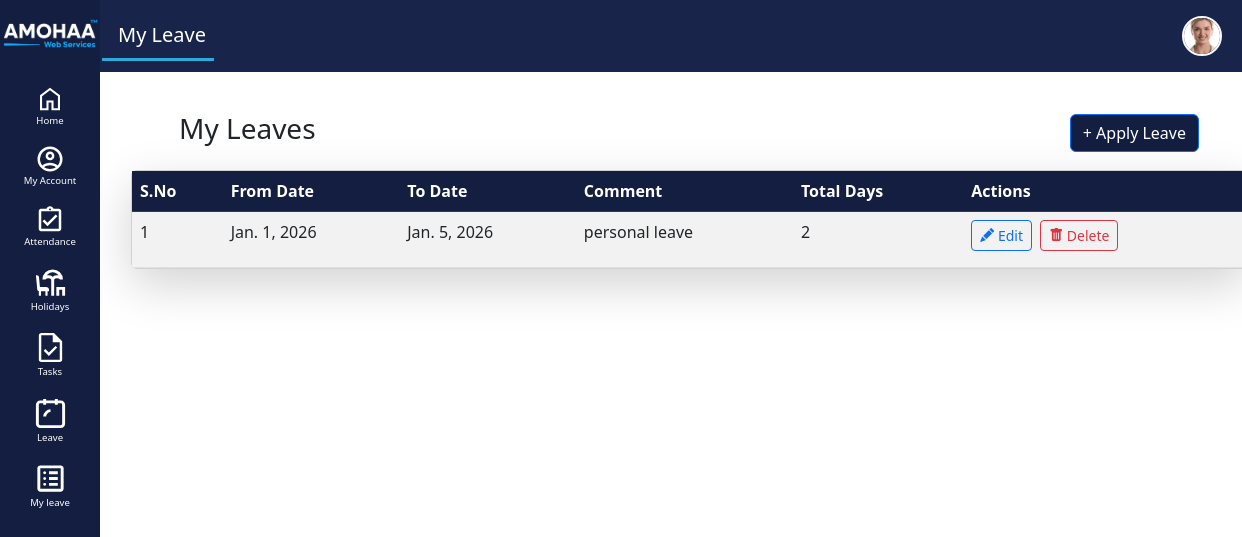
The page /main/leave-list/ (signed in) on the database its author committed.
### employee_portal/models.py (models this page shows, shortened)
class Employee(models.Model):
    ROLE_CHOICES = (
        ("admin", "Admin"),
        ("employee", "Employee"),
    )
    user = models.OneToOneField(User, on_delete=models.CASCADE)
    role = models.CharField(max_length=20, choices=ROLE_CHOICES, default="employee")
    DESIGNATION_CHOICES = [
        ("CEO", "CEO"),
        ("Administration", "Administration"),
        ("Manager", "Manager"),
        ("Assistant Manager", "Assistant Manager"),
        ("Team Member", "Team Member"),
        ("Managing Director", "Managing Director"),
        ("Chief Executive Officer", "Chief Executive Officer"),
        ("Software Engineer", "Software Engineer"),
        ("Web Developer", "Web Developer"),
        ("Frontend Developer", "Frontend Developer"),
        ("Backend Developer", "Backend Developer"),
        ("Full Stack Developer", "Full Stack Developer"),
        ("Team Lead", "Team Lead"),
        ("Technical Lead", "Technical Lead"),
        ("Senior Manager", "Senior Manager"),
        ("Consultant", "Consultant"),
        ("Junior Developer", "Junior Developer"),
        ("Trainee", "Trainee"),
        ("Intern", "Intern"),
    ]
    user = models.OneToOneField(User, on_delete=models.CASCADE, null=True, blank=True)
    check_in_status = models.BooleanField(default=False)
    first_name = models.CharField(max_length=100)
    last_name = models.CharField(max_length=100, blank=True, null=True)
    official_email = models.EmailField(unique=True)
    phone = models.CharField(max_length=15, blank=True, null=True)
    dob = models.DateField(blank=True, null=True)
    uan_number = models.CharField(max_length=20, blank=True, null=True)
    aadhaar_number = models.CharField(max_length=20, blank=True, null=True)
    pan_number = models.CharField(max_length=20, blank=True, null=True)
    photo = models.ImageField(upload_to="employee_photos/", blank=True, null=True)
    present_address_line1 = models.CharField(max_length=255, blank=True, null=True)
    present_address_line2 = models.CharField(max_length=255, blank=True, null=True)
    present_city = models.CharField(max_length=100, blank=True, null=True)
    present_state = models.CharField(max_length=100, blank=True, null=True)
    present_country = models.CharField(max_length=100, blank=True, null=True)
    present_postal_code = models.CharField(max_length=20, blank=True, null=True)
    permanent_same_as_present = models.BooleanField(
        default=False, null=True, blank=True
    )
    permanent_address_line1 = models.CharField(max_length=255, blank=True, null=True)
    permanent_address_line2 = models.CharField(max_length=255, blank=True, null=True)
    permanent_city = models.CharField(max_length=100, blank=True, null=True)
    permanent_state = models.CharField(max_length=100, blank=True, null=True)
    permanent_country = models.CharField(max_length=100, blank=True, null=True)
    permanent_postal_code = models.CharField(max_length=20, blank=True, null=True)
    source_of_hire = models.CharField(max_length=100, blank=True, null=True)
    department = models.CharField(max_length=100, blank=True, null=True)
    experience = models.CharField(max_length=100, blank=True, null=True)
    skill_set = models.CharField(max_length=255, blank=True, null=True)
    highest_qualification = models.CharField(max_length=100, blank=True, null=True)
    additional_information = models.TextField(blank=True, null=True)
    location = models.CharField(max_length=100, blank=True, null=True)
    title = models.CharField(
        max_length=50,
        blank=True,
        null=True,
        choices=DESIGNATION_CHOICES,
        default="Team Member",
    )
    current_salary = models.DecimalField(
        max_digits=12, decimal_places=2, blank=True, null=True
    )
    offer_letter = models.FileField(upload_to="offer_letters/", blank=True, null=True)
    tentative_joining_date = models.DateField(blank=True, null=True)
    college_name = models.CharField(max_length=255, null=True, blank=True)
    degree = models.CharField(max_length=255, null=True, blank=True)
    field_of_study = models.CharField(max_length=255, null=True, blank=True)
    year_of_completion = models.CharField(max_length=50, null=True, blank=True)
    occupation = models.CharField(max_length=255, null=True, blank=True)
    company = models.CharField(max_length=255, null=True, blank=True)
    summary = models.TextField(null=True, blank=True)
    duration = models.CharField(max_length=100, null=True, blank=True)
    currently_work_here = models.CharField(max_length=10, null=True, blank=True)
    created_at = models.DateTimeField(auto_now_add=True, null=True)
    updated_at = models.DateTimeField(auto_now=True, null=True)

class Leave(models.Model):
    employee = models.ForeignKey("Employee", on_delete=models.CASCADE)
    employee_name = models.CharField(max_length=100)
    start_date = models.DateField()
    end_date = models.DateField()
    command = models.TextField(blank=True, null=True)
    total_days = models.PositiveIntegerField(default=0)
    created_at = models.DateTimeField(auto_now_add=True)

### employee_portal/views.py (the view)
# urls.py: path("leave-list/", views.leave_list, name="leave_list"),
@login_required
def leave_list(request):
    employee = Employee.objects.get(user=request.user)
    leaves = Leave.objects.filter(employee=employee)
    return render(request, "leave/leave_list.html", {"leaves": leaves})

### employee_portal/context_processors.py (called while the page is built)
def employee_context(request):
    if request.user.is_authenticated:
        emp = Employee.objects.filter(user=request.user).first()
        return {'emp': emp}
    return {}

### employee_portal/templates/leave/leave_list.html (shortened to what this page needs)
{% extends "employee_portal/base.html" %}
{% block content %}
<div class="container mt-5 pt-5" bg-light>
  <div class="d-flex justify-content-between align-items-center ms-5 ps-5 mb-3">
    <h3>My Leaves</h3>
    <a href="{% url 'add_leave' %}" class="btn btn-primary"style="background-color:#131e40; color:white;">
      + Apply Leave
    </a>
  </div>
    <div class="row ">
    <div class="col-xxl-12 col-lg-12 ms-xl-5 ms-lg-5 col-md-12 ">
  <div class="card shadow-lg ms-md-5 ms-lg-0 ms-xl-0">
    <div class="card-body p-0">
      <div class="table-responsive">
      <table class="table table-striped table-hover mb-0 ">
        <thead class="table-dark">
          <tr>
            <th class="ps-2" style="background-color:#131e40; color:white;">S.No</th>
            <th class="ps-2"style="background-color:#131e40; color:white;">From Date</th>
            <th class="ps-2"style="background-color:#131e40; color:white;">To Date</th>
            <th class="ps-2"style="background-color:#131e40; color:white;">Comment</th>
           <th class="ps-2"style="background-color:#131e40; color:white;">Total Days</th>
           <th class="ps-2"style="background-color:#131e40; color:white;">Actions</th>
          </tr>
        </thead>
        <tbody>
          {% for leave in leaves %}
          <tr>
            <td>{{ forloop.counter }}</td>
            <td>{{ leave.start_date }}</td>
            <td>{{ leave.end_date }}</td>
            <td>{{ leave.command|default:"-" }}</td>
            <td>{{ leave.total_days }}</td>
   <td>
  <a href="{% url 'edit_leave' leave.id %}" class="btn btn-sm btn-outline-primary me-1 mb-2">
    <i class="bi bi-pencil-fill"></i> Edit
  </a>
  <a href="{% url 'delete_leave' leave.id %}"
     onclick="return confirm('Are you sure you want to delete this leave?');"
     class="btn btn-sm btn-outline-danger mb-2">
    <i class="bi bi-trash-fill"></i> Delete
  </a>
</td>
          </tr>
          {% empty %}
          <tr>
            <td colspan="5" class="text-center text-muted">
              No leave records
            </td>
          </tr>
          {% endfor %}
        </tbody>
      </table>
    </div>
    </div>
  </div>
</div>
{% endblock %}

### employee_portal/templates/employee_portal/base.html (shortened to what this page needs)
{% load static %}
<!DOCTYPE html>
<html lang="en">
<head>
  <link href="https://cdn.jsdelivr.net/npm/bootstrap@5.3.0/dist/css/bootstrap.min.css" rel="stylesheet">
  <link href="https://cdn.jsdelivr.net/npm/bootstrap-icons@1.11.3/font/bootstrap-icons.css" rel="stylesheet">
</head>
<body>
<nav class="navbar navbar-expand-lg top-navbar fixed-top" id="top-navbar" style="background-color: #182449ff;">
  <div class="container-fluid">
    <div class="collapse navbar-collapse justify-content-between" id="navbarNav">
       <ul class="navbar-nav">
        {% if request.path == '/main/home/' %}
          <li class="nav-item">
            <a class="nav-link text-white active" href="{% url 'dashboard' %}">My Dashboard</a>
          </li>
        {% elif request.path == '/main/onboarding/candidate/' %}
          <li class="nav-item">
            <a class="nav-link text-white active" href="{% url 'employee_list' %}">Onboarding</a>
          </li>
          {% elif request.path == '/main/holidays/' %}
          <li class="nav-item">
            <a class="nav-link text-white active" href="{% url 'holiday_list' %}">Holidays</a>
          </li>
        {% elif request.path == '/main/my-account/' %}
          <li class="nav-item">
            <a class="nav-link text-white active" href="{% url 'my_account' %}">My Account</a>
          </li>
        {% elif request.path == '/main/attendance-calendar/' %}
          <li class="nav-item">
            <a class="nav-link text-white active" href="{% url 'attendance_calendar' %}">Attendance</a>
          </li>
          {% elif request.path == '/main/tasks/' %}
                    <li class="nav-item">
            <a class="nav-link text-white active fs-4 ps-3" href="{% url 'task_list' %}">Tasks</a>
          </li>
          {% elif request.path == '/main/tasks/add/' %}
                    <li class="nav-item">
            <a class="nav-link text-white active fs-4 ps-3" href="{% url 'task_list' %}">Add Tasks</a>
          </li>
          {% elif request.path == '/main/leave/add/' %}
              <li class="nav-item">
            <a class="nav-link text-white active fs-4 ps-3" href="{% url 'add_leave' %}">Add Leave</a>
          </li>
          {% elif request.path == '/main/leave-list/' %}
              <li class="nav-item">
            <a class="nav-link text-white active fs-5 ps-3" href="{% url 'add_leave' %}">My Leave</a>
          </li>
                    {% elif request.path == '/main/leave/edit/<int:leave_id>/' %}
              <li class="nav-item">
            <a class="nav-link text-white active fs-5 ps-3" href="{% url 'edit_leave' %}">Edit Leave</a>
          </li>
        {% endif %}
      </ul>
    </div>
      <ul class="navbar-nav ms-auto">
        <li class="nav-item dropdown">
          <a class="nav-link" data-bs-toggle="offcanvas" href="#profileOffcanvas" role="button" aria-controls="profileOffcanvas">
            {% if emp.photo %}
              <img src="{{ emp.photo.url }}" class="rounded-circle border border-2 border-light" width="40" height="40" style="object-fit: cover;">
            {% else %}
              <img src="{% static 'images/user.avif' %}" class="rounded-circle border border-2 border-light" width="40" height="40" style="object-fit: cover;">
            {% endif %}
          </a>
        </li>
      </ul>
    </div>
</nav>
  <div class="sidebar" style="background-color: #131e40;">
      <img src="{% static 'images/logo.png' %}" class="mb-3 mt-3" alt="logo" style="width: 100px;">
    <ul class="nav flex-column">
      <li class="nav-item w-100 ">
        <a class="nav-link text-white pt-3 {% if request.path == '/main/home/' %}active{% endif %}"  href="{% url 'dashboard' %}"id="home-link">
          <svg xmlns="http://www.w3.org/2000/svg" height="30px" viewBox="0 -960 960 960" width="30px" fill="#FFFFFF"><path d="M226.67-186.67h140v-246.66h226.66v246.66h140v-380L480-756.67l-253.33 190v380ZM160-120v-480l320-240 320 240v480H526.67v-246.67h-93.34V-120H160Zm320-352Z"/></svg>Home</a>
      </li>
{% if user.is_superuser  %}
      <li class="nav-item w-100 ">
        <a class="nav-link  text-white {% if request.path == '/main/onboarding/candidate/' %}active{% endif %}" href="{% url 'employee_list' %}">
        <svg xmlns="http://www.w3.org/2000/svg" height="30px" viewBox="0 -960 960 960" width="30px" fill="#FFFFFF"><path d="M475-146.67q4.67 0 10.33-2.33 5.67-2.33 9-5.67l334-334.66Q841-502 847.17-518.11q6.16-16.11 6.16-32.22 0-16.67-6.16-32.84-6.17-16.16-18.84-28.5L651.67-788.33q-12.34-12.67-28.5-18.84-16.17-6.16-32.84-6.16-16.11 0-32.22 6.16Q542-801 529.33-788.33l-15.66 15.66L592.33-693Q606-679 615-660.67q9 18.34 9 39.67 0 39.33-29.17 68.17Q565.67-524 526.33-524q-23.33 0-40.5-7.33-17.16-7.34-30.95-21.23L381-626 202-447q-4.33 4.33-6.17 9.18-1.83 4.86-1.83 10.4 0 11.09 7.67 18.92 7.66 7.83 18.77 7.83 5.56 0 10.56-2.66 5-2.67 8.33-6l137.34-137.34L423.33-500 287-363.33q-4.33 4.33-6.17 9.5-1.83 5.16-1.83 10.5 0 10.66 8 18.66t18.67 8q5.33 0 10.33-2.33t8.33-5.67l137.34-137L508.33-415 372-278.33q-3.67 3.33-5.83 8.89-2.17 5.55-2.17 11.11 0 10.66 8 18.66t18.67 8q5.33 0 9.83-1.83t8.83-6.17l137.34-137L593.33-330 456-192.67q-4.33 4.34-6.17 9.5Q448-178 448-173.33q0 12 7.5 19.33 7.5 7.33 19.5 7.33ZM474.71-80q-34.38 0-61.21-24.5t-31.83-60.91q-34-4.92-57-27.92t-28-57q-34-5-56.5-28.5t-27.5-56.5q-37.34-5-61.34-31t-24-62q0-18 6.99-35.54 6.98-17.53 20.01-30.8L381-721l117 117q6 6.33 13.56 9.83 7.55 3.5 15.11 3.5 11.66 0 21.33-9.5 9.67-9.5 9.67-21.27 0-5.23-2.84-11.56-2.83-6.33-9.16-12.33l-143-143q-12.34-12.67-28.5-18.84-16.17-6.16-32.84-6.16-16.11 0-32.22 6.16Q293-801 280.37-788.43L132-639.67q-12.33 12.34-18 26.67-5.67 14.33-7 31.33t5 33.5q6.33 16.5 16.33 30.17l-48 48q-19-22.33-30-52.17-11-29.83-10.33-60.5.67-29.33 12.33-56.5Q64-666.33 85-687.33L232.67-835q22.66-22.33 51.03-33.33 28.36-11 58.16-11 29.81 0 57.97 11 28.17 11 50.5 33.33L466-819.33 481.67-835q22.66-22.33 51.03-33.33 28.36-11 58.16-11 29.81 0 57.97 11 28.17 11 50.5 33.33L875-659.33q22.33 22.33 33.67 51.02Q920-579.62 920-549.98q0 29.65-11.33 57.81Q897.33-464 875-441.67L541-108q-13.33 13.33-30.52 20.67Q493.29-80 474.71-80Zm-98.38-550.67Z"/></svg>
        Onboarding</a>
      </li>
      <li class="nav-item w-100">
  <a class="nav-link text-white {% if request.path == '/my-account/' %}active{% endif %}" href="{% url 'my_account' %}">
    <svg xmlns="http://www.w3.org/2000/svg" height="30px" viewBox="0 -960 960 960" width="30px" fill="#FFFFFF"><path d="M234-276q51-39 114-61.5T480-360q69 0 132 22.5T726-276q35-41 54.5-93T800-480q0-133-93.5-226.5T480-800q-133 0-226.5 93.5T160-480q0 59 19.5 111t54.5 93Zm246-164q-59 0-99.5-40.5T340-580q0-59 40.5-99.5T480-720q59 0 99.5 40.5T620-580q0 59-40.5 99.5T480-440Zm0 360q-83 0-156-31.5T197-197q-54-54-85.5-127T80-480q0-83 31.5-156T197-763q54-54 127-85.5T480-880q83 0 156 31.5T763-763q54 54 85.5 127T880-480q0 83-31.5 156T763-197q-54 54-127 85.5T480-80Zm0-80q53 0 100-15.5t86-44.5q-39-29-86-44.5T480-280q-53 0-100 15.5T294-220q39 29 86 44.5T480-160Zm0-360q26 0 43-17t17-43q0-26-17-43t-43-17q-26 0-43 17t-17 43q0 26 17 43t43 17Zm0-60Zm0 360Z"/></svg>
    My Account
  </a>
{% else %}
<li class="nav-item w-100">
  <a class="nav-link text-white {% if request.path == '/my-account/' %}active{% endif %}" href="{% url 'my_account' %}">
    My Account
  </a>
</li>
{% endif %}
      <li class="nav-item w-100 ">
        <a class="nav-link  text-white " href="{% url 'attendance_calendar' %}">
          Attendance</a>
      </li>
        <li class="nav-item w-100 ">
        <a class="nav-link  text-white" href="{% url 'holiday_list' %}">
          Holidays</a>
      </li>
              <li class="nav-item w-100 ">
        <a class="nav-link  text-white" href="{% url 'task_list' %}">
          Tasks</a>
      </li>
      <li class="nav-item w-100 ">
        <a class="nav-link  text-white" href="{% url 'add_leave' %}">
Leave</a>
      </li>
      <li class="nav-item w-100 ">
        <a class="nav-link  text-white" href="{% url 'leave_list' %}">
        My leave</a>
      </li>
    </ul>
  </div>
  <div class="content">
    {% block content %}
    {% endblock %}
  </div>
</body>
</html>

### rows shown on the page
Employee: photo (picture)
Leave: start_date "Jan. 1, 2026", end_date "Jan. 5, 2026", command "personal leave", total_days "2"
